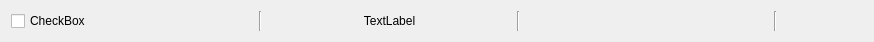
<?xml version="1.0" encoding="UTF-8"?>
<ui version="4.0">
 <class>Form</class>
 <widget class="QWidget" name="Form">
  <property name="geometry">
   <rect>
    <x>0</x>
    <y>0</y>
    <width>874</width>
    <height>40</height>
   </rect>
  </property>
  <property name="maximumSize">
   <size>
    <width>16777215</width>
    <height>40</height>
   </size>
  </property>
  <property name="windowTitle">
   <string>Form</string>
  </property>
  <layout class="QHBoxLayout" name="horizontalLayout">
   <item>
    <widget class="QCheckBox" name="entry_name">
     <property name="text">
      <string>CheckBox</string>
     </property>
    </widget>
   </item>
   <item>
    <widget class="Line" name="line_2">
     <property name="orientation">
      <enum>Qt::Vertical</enum>
     </property>
    </widget>
   </item>
   <item>
    <widget class="QLabel" name="skill_value_label">
     <property name="text">
      <string>TextLabel</string>
     </property>
     <property name="alignment">
      <set>Qt::AlignCenter</set>
     </property>
    </widget>
   </item>
   <item>
    <widget class="Line" name="line_3">
     <property name="orientation">
      <enum>Qt::Vertical</enum>
     </property>
    </widget>
   </item>
   <item>
    <widget class="QLabel" name="roll_label">
     <property name="text">
      <string/>
     </property>
     <property name="alignment">
      <set>Qt::AlignCenter</set>
     </property>
    </widget>
   </item>
   <item>
    <widget class="Line" name="line">
     <property name="orientation">
      <enum>Qt::Vertical</enum>
     </property>
    </widget>
   </item>
   <item>
    <widget class="QLabel" name="ps_label">
     <property name="maximumSize">
      <size>
       <width>80</width>
       <height>16777215</height>
      </size>
     </property>
     <property name="text">
      <string/>
     </property>
     <property name="alignment">
      <set>Qt::AlignCenter</set>
     </property>
    </widget>
   </item>
  </layout>
 </widget>
 <resources/>
 <connections/>
</ui>
